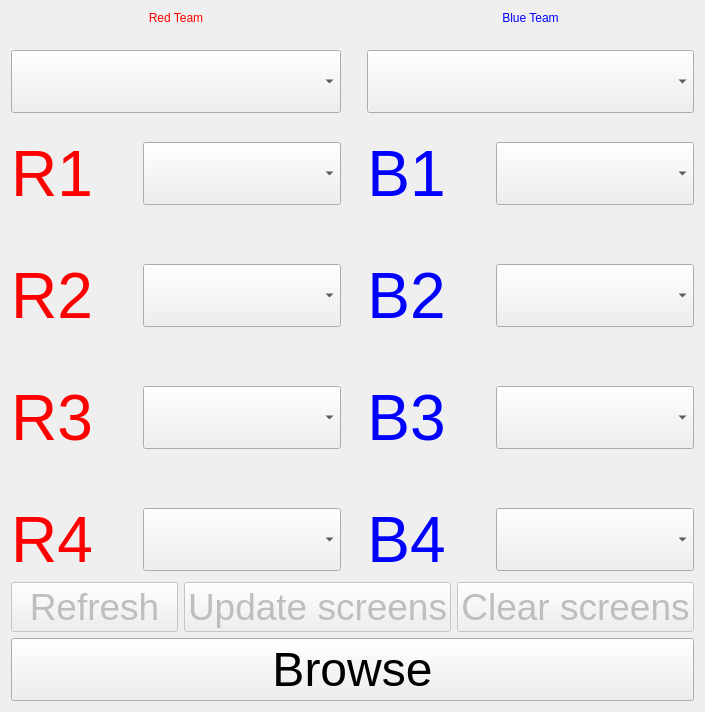
      <widget class="QWidget" name="tab_teams">
       <attribute name="title">
        <string>Teams</string>
       </attribute>
       <layout class="QHBoxLayout" name="horizontalLayout_12">
        <item>
         <layout class="QVBoxLayout" name="verticalLayout_2">
          <item>
           <layout class="QHBoxLayout" name="horizontalLayout_10">
            <item>
             <layout class="QVBoxLayout" name="verticalLayout_8">
              <property name="spacing">
               <number>25</number>
              </property>
              <item>
               <layout class="QVBoxLayout" name="verticalLayout_3">
                <item>
                 <widget class="QLabel" name="label">
                  <property name="styleSheet">
                   <string notr="true">color: rgb(255, 0, 0);
font: 48pt &quot;MS Shell Dlg 2&quot;;</string>
                  </property>
                  <property name="text">
                   <string>Red Team</string>
                  </property>
                  <property name="alignment">
                   <set>Qt::AlignCenter</set>
                  </property>
                 </widget>
                </item>
                <item>
                 <widget class="QComboBox" name="comboBox_R">
                  <property name="font">
                   <font>
                    <pointsize>36</pointsize>
                   </font>
                  </property>
                 </widget>
                </item>
               </layout>
              </item>
              <item>
               <layout class="QVBoxLayout" name="verticalLayout_7">
                <property name="spacing">
                 <number>50</number>
                </property>
                <item>
                 <layout class="QHBoxLayout" name="horizontalLayout_2">
                  <item>
                   <widget class="QLabel" name="label_R1">
                    <property name="font">
                     <font>
                      <family>MS Shell Dlg 2</family>
                      <pointsize>48</pointsize>
                      <weight>50</weight>
                      <italic>false</italic>
                      <bold>false</bold>
                     </font>
                    </property>
                    <property name="styleSheet">
                     <string notr="true">color: rgb(255, 0, 0);
font: 48pt &quot;MS Shell Dlg 2&quot;;</string>
                    </property>
                    <property name="text">
                     <string>R1</string>
                    </property>
                    <property name="alignment">
                     <set>Qt::AlignCenter</set>
                    </property>
                    <property name="wordWrap">
                     <bool>true</bool>
                    </property>
                   </widget>
                  </item>
                  <item>
                   <widget class="QComboBox" name="comboBox_R1">
                    <property name="sizePolicy">
                     <sizepolicy hsizetype="Expanding" vsizetype="Fixed">
                      <horstretch>0</horstretch>
                      <verstretch>0</verstretch>
                     </sizepolicy>
                    </property>
                    <property name="font">
                     <font>
                      <pointsize>36</pointsize>
                     </font>
                    </property>
                    <property name="frame">
                     <bool>true</bool>
                    </property>
                   </widget>
                  </item>
                 </layout>
                </item>
                <item>
                 <layout class="QHBoxLayout" name="horizontalLayout_3">
                  <item>
                   <widget class="QLabel" name="label__R2">
                    <property name="font">
                     <font>
                      <family>MS Shell Dlg 2</family>
                      <pointsize>48</pointsize>
                      <weight>50</weight>
                      <italic>false</italic>
                      <bold>false</bold>
                     </font>
                    </property>
                    <property name="styleSheet">
                     <string notr="true">color: rgb(255, 0, 0);
font: 48pt &quot;MS Shell Dlg 2&quot;;</string>
                    </property>
                    <property name="text">
                     <string>R2</string>
                    </property>
                    <property name="alignment">
                     <set>Qt::AlignCenter</set>
                    </property>
                    <property name="wordWrap">
                     <bool>true</bool>
                    </property>
                   </widget>
                  </item>
                  <item>
                   <widget class="QComboBox" name="comboBox_R2">
                    <property name="sizePolicy">
                     <sizepolicy hsizetype="Expanding" vsizetype="Fixed">
                      <horstretch>0</horstretch>
                      <verstretch>0</verstretch>
                     </sizepolicy>
                    </property>
                    <property name="font">
                     <font>
                      <pointsize>36</pointsize>
                     </font>
                    </property>
                    <property name="frame">
                     <bool>true</bool>
                    </property>
                   </widget>
                  </item>
                 </layout>
                </item>
                <item>
                 <layout class="QHBoxLayout" name="horizontalLayout_4">
                  <item>
                   <widget class="QLabel" name="label__R3">
                    <property name="font">
                     <font>
                      <family>MS Shell Dlg 2</family>
                      <pointsize>48</pointsize>
                      <weight>50</weight>
                      <italic>false</italic>
                      <bold>false</bold>
                     </font>
                    </property>
                    <property name="styleSheet">
                     <string notr="true">color: rgb(255, 0, 0);
font: 48pt &quot;MS Shell Dlg 2&quot;;</string>
                    </property>
                    <property name="text">
                     <string>R3</string>
                    </property>
                    <property name="alignment">
                     <set>Qt::AlignCenter</set>
                    </property>
                    <property name="wordWrap">
                     <bool>true</bool>
                    </property>
                   </widget>
                  </item>
                  <item>
                   <widget class="QComboBox" name="comboBox_R3">
                    <property name="sizePolicy">
                     <sizepolicy hsizetype="Expanding" vsizetype="Fixed">
                      <horstretch>0</horstretch>
                      <verstretch>0</verstretch>
                     </sizepolicy>
                    </property>
                    <property name="font">
                     <font>
                      <pointsize>36</pointsize>
                     </font>
                    </property>
                    <property name="frame">
                     <bool>true</bool>
                    </property>
                   </widget>
                  </item>
                 </layout>
                </item>
                <item>
                 <layout class="QHBoxLayout" name="horizontalLayout_5">
                  <item>
                   <widget class="QLabel" name="label_4">
                    <property name="font">
                     <font>
                      <family>MS Shell Dlg 2</family>
                      <pointsize>48</pointsize>
                      <weight>50</weight>
                      <italic>false</italic>
                      <bold>false</bold>
                     </font>
                    </property>
                    <property name="styleSheet">
                     <string notr="true">color: rgb(255, 0, 0);
font: 48pt &quot;MS Shell Dlg 2&quot;;</string>
                    </property>
                    <property name="text">
                     <string>R4</string>
                    </property>
                    <property name="alignment">
                     <set>Qt::AlignCenter</set>
                    </property>
                    <property name="wordWrap">
                     <bool>true</bool>
                    </property>
                   </widget>
                  </item>
                  <item>
                   <widget class="QComboBox" name="comboBox_R4">
                    <property name="sizePolicy">
                     <sizepolicy hsizetype="Expanding" vsizetype="Fixed">
                      <horstretch>0</horstretch>
                      <verstretch>0</verstretch>
                     </sizepolicy>
                    </property>
                    <property name="font">
                     <font>
                      <pointsize>36</pointsize>
                     </font>
                    </property>
                    <property name="frame">
                     <bool>true</bool>
                    </property>
                   </widget>
                  </item>
                 </layout>
                </item>
               </layout>
              </item>
             </layout>
            </item>
            <item>
             <spacer name="horizontalSpacer_7">
              <property name="orientation">
               <enum>Qt::Horizontal</enum>
              </property>
              <property name="sizeType">
               <enum>QSizePolicy::Fixed</enum>
              </property>
              <property name="sizeHint" stdset="0">
               <size>
                <width>20</width>
                <height>10</height>
               </size>
              </property>
             </spacer>
            </item>
            <item>
             <layout class="QVBoxLayout" name="verticalLayout_9">
              <property name="spacing">
               <number>25</number>
              </property>
              <item>
               <layout class="QVBoxLayout" name="verticalLayout_4">
                <item>
                 <widget class="QLabel" name="label_2">
                  <property name="styleSheet">
                   <string notr="true">color: rgb(0, 0, 255);
font: 48pt &quot;MS Shell Dlg 2&quot;;</string>
                  </property>
                  <property name="text">
                   <string>Blue Team</string>
                  </property>
                  <property name="alignment">
                   <set>Qt::AlignCenter</set>
                  </property>
                 </widget>
                </item>
                <item>
                 <widget class="QComboBox" name="comboBox_B">
                  <property name="font">
                   <font>
                    <pointsize>36</pointsize>
                   </font>
                  </property>
                 </widget>
                </item>
               </layout>
              </item>
              <item>
               <layout class="QVBoxLayout" name="verticalLayout_10">
                <property name="spacing">
                 <number>50</number>
                </property>
                <item>
                 <layout class="QHBoxLayout" name="horizontalLayout_6">
                  <item>
                   <widget class="QLabel" name="label_R1_2">
                    <property name="font">
                     <font>
                      <family>MS Shell Dlg 2</family>
                      <pointsize>48</pointsize>
                      <weight>50</weight>
                      <italic>false</italic>
                      <bold>false</bold>
                     </font>
                    </property>
                    <property name="styleSheet">
                     <string notr="true">color: rgb(0, 0, 255);
font: 48pt &quot;MS Shell Dlg 2&quot;;</string>
                    </property>
                    <property name="text">
                     <string>B1</string>
                    </property>
                    <property name="alignment">
                     <set>Qt::AlignCenter</set>
                    </property>
                    <property name="wordWrap">
                     <bool>true</bool>
                    </property>
                   </widget>
                  </item>
                  <item>
                   <widget class="QComboBox" name="comboBox_B1">
                    <property name="sizePolicy">
                     <sizepolicy hsizetype="Expanding" vsizetype="Fixed">
                      <horstretch>0</horstretch>
                      <verstretch>0</verstretch>
                     </sizepolicy>
                    </property>
                    <property name="font">
                     <font>
                      <pointsize>36</pointsize>
                     </font>
                    </property>
                    <property name="frame">
                     <bool>true</bool>
                    </property>
                   </widget>
                  </item>
                 </layout>
                </item>
                <item>
                 <layout class="QHBoxLayout" name="horizontalLayout_7">
                  <item>
                   <widget class="QLabel" name="label__R2_2">
                    <property name="font">
                     <font>
                      <family>MS Shell Dlg 2</family>
                      <pointsize>48</pointsize>
                      <weight>50</weight>
                      <italic>false</italic>
                      <bold>false</bold>
                     </font>
                    </property>
                    <property name="styleSheet">
                     <string notr="true">color: rgb(0, 0, 255);
font: 48pt &quot;MS Shell Dlg 2&quot;;</string>
                    </property>
                    <property name="text">
                     <string>B2</string>
                    </property>
                    <property name="alignment">
                     <set>Qt::AlignCenter</set>
                    </property>
                    <property name="wordWrap">
                     <bool>true</bool>
                    </property>
                   </widget>
                  </item>
                  <item>
                   <widget class="QComboBox" name="comboBox_B2">
                    <property name="sizePolicy">
                     <sizepolicy hsizetype="Expanding" vsizetype="Fixed">
                      <horstretch>0</horstretch>
                      <verstretch>0</verstretch>
                     </sizepolicy>
                    </property>
                    <property name="font">
                     <font>
                      <pointsize>36</pointsize>
                     </font>
                    </property>
                    <property name="frame">
                     <bool>true</bool>
                    </property>
                   </widget>
                  </item>
                 </layout>
                </item>
                <item>
                 <layout class="QHBoxLayout" name="horizontalLayout_8">
                  <item>
                   <widget class="QLabel" name="label__R3_2">
                    <property name="font">
                     <font>
                      <family>MS Shell Dlg 2</family>
                      <pointsize>48</pointsize>
                      <weight>50</weight>
                      <italic>false</italic>
                      <bold>false</bold>
                     </font>
                    </property>
                    <property name="styleSheet">
                     <string notr="true">color: rgb(0, 0, 255);
font: 48pt &quot;MS Shell Dlg 2&quot;;</string>
                    </property>
                    <property name="text">
                     <string>B3</string>
                    </property>
                    <property name="alignment">
                     <set>Qt::AlignCenter</set>
                    </property>
                    <property name="wordWrap">
                     <bool>true</bool>
                    </property>
                   </widget>
                  </item>
                  <item>
                   <widget class="QComboBox" name="comboBox_B3">
                    <property name="sizePolicy">
                     <sizepolicy hsizetype="Expanding" vsizetype="Fixed">
                      <horstretch>0</horstretch>
                      <verstretch>0</verstretch>
                     </sizepolicy>
                    </property>
                    <property name="font">
                     <font>
                      <pointsize>36</pointsize>
                     </font>
                    </property>
                    <property name="frame">
                     <bool>true</bool>
                    </property>
                   </widget>
                  </item>
                 </layout>
                </item>
                <item>
                 <layout class="QHBoxLayout" name="horizontalLayout_9">
                  <item>
                   <widget class="QLabel" name="label_5">
                    <property name="font">
                     <font>
                      <family>MS Shell Dlg 2</family>
                      <pointsize>48</pointsize>
                      <weight>50</weight>
                      <italic>false</italic>
                      <bold>false</bold>
                     </font>
                    </property>
                    <property name="styleSheet">
                     <string notr="true">color: rgb(0, 0, 255);
font: 48pt &quot;MS Shell Dlg 2&quot;;</string>
                    </property>
                    <property name="text">
                     <string>B4</string>
                    </property>
                    <property name="alignment">
                     <set>Qt::AlignCenter</set>
                    </property>
                    <property name="wordWrap">
                     <bool>true</bool>
                    </property>
                   </widget>
                  </item>
                  <item>
                   <widget class="QComboBox" name="comboBox_B4">
                    <property name="sizePolicy">
                     <sizepolicy hsizetype="Expanding" vsizetype="Fixed">
                      <horstretch>0</horstretch>
                      <verstretch>0</verstretch>
                     </sizepolicy>
                    </property>
                    <property name="font">
                     <font>
                      <pointsize>36</pointsize>
                     </font>
                    </property>
                    <property name="frame">
                     <bool>true</bool>
                    </property>
                   </widget>
                  </item>
                 </layout>
                </item>
               </layout>
              </item>
             </layout>
            </item>
           </layout>
          </item>
          <item>
           <layout class="QHBoxLayout" name="horizontalLayout_11">
            <item>
             <widget class="QPushButton" name="Button_team_refresh">
              <property name="enabled">
               <bool>false</bool>
              </property>
              <property name="sizePolicy">
               <sizepolicy hsizetype="Preferred" vsizetype="Fixed">
                <horstretch>0</horstretch>
                <verstretch>0</verstretch>
               </sizepolicy>
              </property>
              <property name="font">
               <font>
                <pointsize>28</pointsize>
               </font>
              </property>
              <property name="text">
               <string>Refresh</string>
              </property>
              <property name="checkable">
               <bool>false</bool>
              </property>
             </widget>
            </item>
            <item>
             <widget class="QPushButton" name="Button_team_update">
              <property name="enabled">
               <bool>false</bool>
              </property>
              <property name="sizePolicy">
               <sizepolicy hsizetype="Preferred" vsizetype="Fixed">
                <horstretch>0</horstretch>
                <verstretch>0</verstretch>
               </sizepolicy>
              </property>
              <property name="font">
               <font>
                <pointsize>28</pointsize>
               </font>
              </property>
              <property name="text">
               <string>Update screens</string>
              </property>
              <property name="checkable">
               <bool>false</bool>
              </property>
             </widget>
            </item>
            <item>
             <widget class="QPushButton" name="Button_team_clear">
              <property name="enabled">
               <bool>false</bool>
              </property>
              <property name="sizePolicy">
               <sizepolicy hsizetype="Preferred" vsizetype="Fixed">
                <horstretch>0</horstretch>
                <verstretch>0</verstretch>
               </sizepolicy>
              </property>
              <property name="font">
               <font>
                <pointsize>28</pointsize>
               </font>
              </property>
              <property name="text">
               <string>Clear screens</string>
              </property>
              <property name="checkable">
               <bool>false</bool>
              </property>
             </widget>
            </item>
           </layout>
          </item>
          <item>
           <widget class="QPushButton" name="Button_team_browse">
            <property name="font">
             <font>
              <pointsize>36</pointsize>
             </font>
            </property>
            <property name="text">
             <string>Browse</string>
            </property>
           </widget>
          </item>
         </layout>
        </item>
       </layout>
      </widget>
